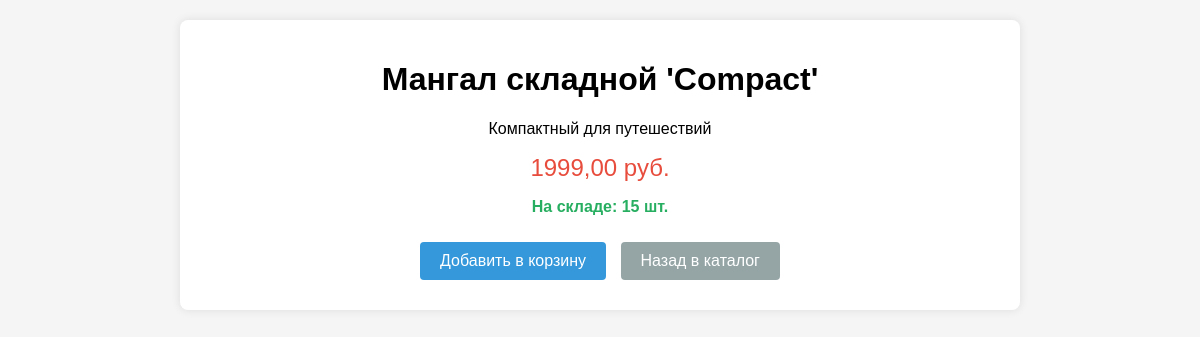
/picnic_shop/catalog/4/, run on an earlier commit of the app's database.
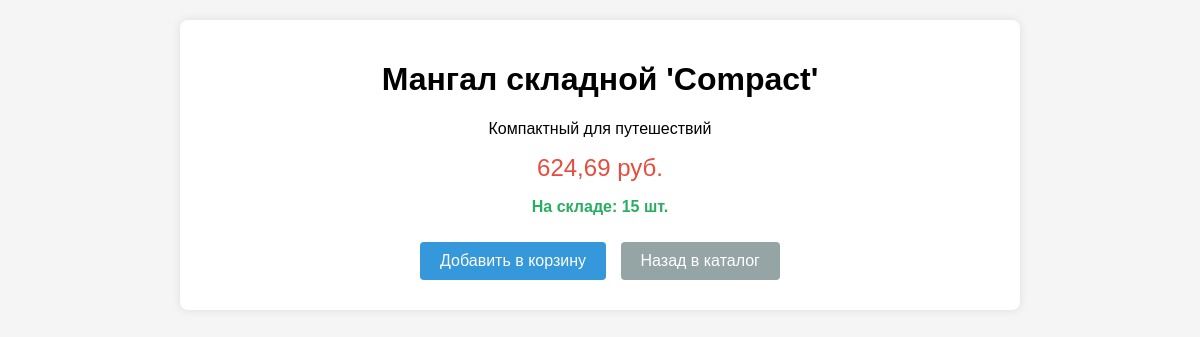
And on a later commit of the database.
### picnic_shop/models.py (models this page shows, shortened)
class Product(models.Model):
    name = models.CharField(max_length=200, verbose_name="Название")
    description = models.TextField(verbose_name="Описание")
    image = models.ImageField(upload_to="products/", verbose_name="Фото товара")
    price = models.DecimalField(
        max_digits=10,
        decimal_places=2,
        validators=[MinValueValidator(0)],
        verbose_name="Цена"
    )
    stock = models.IntegerField(
        validators=[MinValueValidator(0)],
        verbose_name="Количество на складе"
    )
    category = models.ForeignKey(
        Category,
        on_delete=models.CASCADE,
        verbose_name="Категория"
    )
    manufacturer = models.ForeignKey(
        Manufacturer,
        on_delete=models.CASCADE,
        verbose_name="Производитель"
    )
    class Meta:
        verbose_name = "Товар"
        verbose_name_plural = "Товары"

### picnic_shop/views.py (the view)
# urls.py: path('catalog/<int:pk>/', views.product_detail, name='product_detail'),
def product_detail(request, pk):
    product = get_object_or_404(Product, pk=pk)
    return render(request, 'shop/product_detail.html', {'product': product})

### picnic_shop/templates/shop/product_detail.html (shortened to what this page needs)
<!DOCTYPE html>
<html>
<head>
</head>
<body>
    <div class="container">
        <div class="product-detail">
            <h1>{{ product.name }}</h1>
            <p>{{ product.description }}</p>
            <div class="price">{{ product.price }} руб.</div>
            <p class="stock">На складе: {{ product.stock }} шт.</p>
            <div>
                <a href="{% url 'add_to_cart' product.id %}" class="btn">Добавить в корзину</a>
                <a href="{% url 'product_list' %}" class="btn back-btn">Назад в каталог</a>
            </div>
        </div>
    </div>
</body>
</html>

What changed in the data, as far as the page shows it:
changed Product "Мангал складной 'Compact'": price "1999,00" → "624,69"
